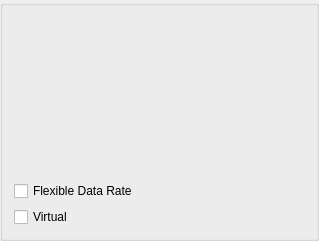
<?xml version="1.0" encoding="UTF-8"?>
<ui version="4.0">
 <class>CanBusDeviceInfoBox</class>
 <widget class="QGroupBox" name="CanBusDeviceInfoBox">
  <property name="geometry">
   <rect>
    <x>0</x>
    <y>0</y>
    <width>319</width>
    <height>241</height>
   </rect>
  </property>
  <property name="windowTitle">
   <string>CAN Interface Properties</string>
  </property>
  <layout class="QVBoxLayout" name="verticalLayout">
   <item>
    <widget class="QLabel" name="pluginLabel">
     <property name="text">
      <string/>
     </property>
    </widget>
   </item>
   <item>
    <widget class="QLabel" name="nameLabel">
     <property name="text">
      <string/>
     </property>
    </widget>
   </item>
   <item>
    <widget class="QLabel" name="descriptionLabel">
     <property name="text">
      <string/>
     </property>
    </widget>
   </item>
   <item>
    <widget class="QLabel" name="serialNumberLabel">
     <property name="text">
      <string/>
     </property>
    </widget>
   </item>
   <item>
    <widget class="QLabel" name="aliasLabel">
     <property name="text">
      <string/>
     </property>
    </widget>
   </item>
   <item>
    <widget class="QLabel" name="channelLabel">
     <property name="text">
      <string/>
     </property>
    </widget>
   </item>
   <item>
    <widget class="QCheckBox" name="isFlexibleDataRateCapable">
     <property name="enabled">
      <bool>true</bool>
     </property>
     <property name="text">
      <string>Flexible Data Rate</string>
     </property>
     <property name="checkable">
      <bool>true</bool>
     </property>
    </widget>
   </item>
   <item>
    <widget class="QCheckBox" name="isVirtual">
     <property name="text">
      <string>Virtual</string>
     </property>
     <property name="checkable">
      <bool>true</bool>
     </property>
    </widget>
   </item>
  </layout>
 </widget>
 <resources/>
 <connections/>
</ui>
